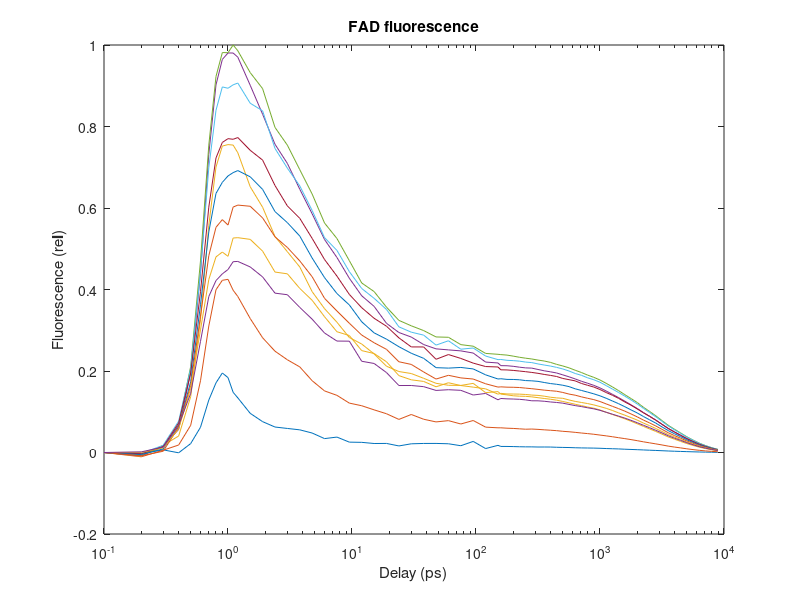
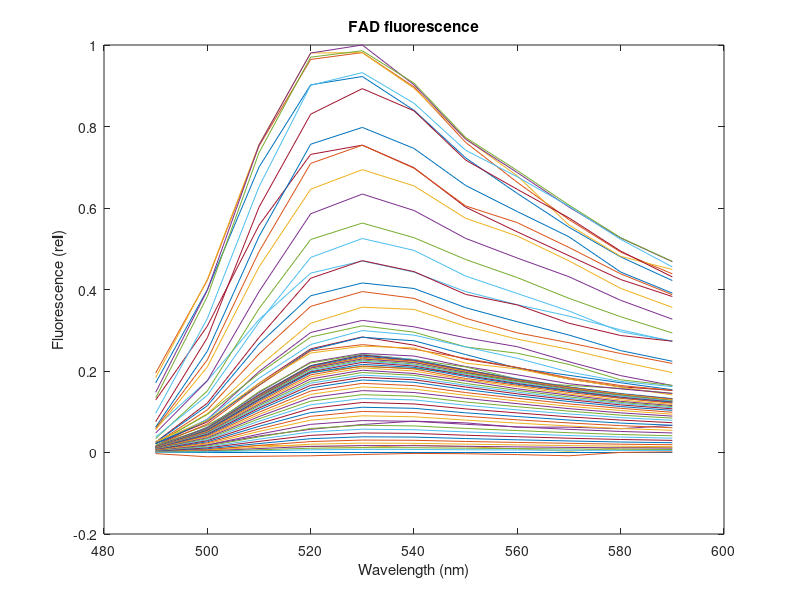

Reproduce these figures in MATLAB, in order. (Note: this script raises an error after producing the figures.)
clear
fname = 'example3.mat';

%% Load data
load ('FAD_data.mat');
name = 'FAD fluorescence';
data_norm = data/max(max(data));
figure, semilogx(delay, data_norm) % Fig 5A
xlabel('Delay (ps)')
y_lab = 'Fluorescence (rel)';
ylabel(y_lab)
title(name)
figure, plot(wavelength, data_norm) % Fig 5B
wav_lab = 'Wavelength (nm)';
xlabel(wav_lab)
ylabel(y_lab)
title(name)

%% Determine instrument response function parameters
ropt = FOkin.RisefitOptions;
ropt.separate_norm = true;
ropt.elnet_lambda = 5.E-2;
ropt.maxiter = 300;
ropt.show_details = 3;
ropt.title_text = name;

fopt = FOkinOptions;
fopt.extension_lo = 0;
fopt.num_par_workers = Inf;
fopt.n_t0_knots = 4;
fopt.t0_range = [0.5, 1.2];
fopt.fwhm_range = [0.2, 0.4];

disp(['Running risefit for ''', name, '''...'])
[t0, fwhm] = FOkin.risefit(data, delay, wavelength, ropt, fopt);

%% Create a FOkin object
fokin = FOkin(data, delay, wavelength);
fokin.t0 = t0;
fokin.fwhm = fwhm;
fokin.name = name;
fokin.options = fopt;
save(fname, 'fokin')

%% Execute RCVnv in the 2D space of lambda end omega
load(fname)
lambda = [1.E-4, 1.E1];
omega = [1.E-8, 1];
maxiter = 400;
info.dummy = 'dummy'; % dummy input info

rng('shuffle') % shuffle random number generator

disp(['Running model selection for ''', fokin.name, '''...'])
selected_dual = fokin.select_model(lambda, omega, maxiter, info);
selected_dual.show() % Fig 6A

selected_dual.do_sections(.4, .5, 1) % thin slices for visualization in 1D
save(fname, 'fokin', 'selected_dual', '-append')

%% Recalculate RCVnv in the omega space with the optimal value of lambda
load(fname)
lambda = selected_dual.best_lambda; % optimal value of lambda
omega = [1.E-8, 1];
maxiter = 100;
info = selected_dual.info;
selected_omega = fokin.select_model(lambda, omega, maxiter, info);
selected_omega.count_support(100, 1, 1) % support size for visualization
selected_omega.show() % Fig 6B
save(fname, 'fokin', 'selected_omega', '-append')

%% Recalculate RCVnv in the lambda space with the optimal value of omega
load(fname)
lambda = [2.E-4, 2];
omega = selected_omega.best_omega; % optimal value of omega
maxiter = 100;
info = selected_omega.info;
selected_lambda = fokin.select_model(lambda, omega, maxiter, info);
selected_lambda.count_features(100, 1) % number of features
                                       % for visualization
selected_lambda.show() % Fig 6C
save(fname, 'fokin', 'selected_lambda', '-append')

%% Estimate the kinetic parameters
load(fname)
lambda = selected_lambda.best_lambda;
omega = selected_omega.best_omega;
optimizer = fokin.optimizer;
optimizer.lambda = lambda;
optimizer.omega = omega;
info = selected_lambda.info;
disp(['Estimating kinetic parameters for ''', fokin.name, '''...'])
fokin.optimize()
result = fokin.results(info);
result.show(520) % Fig 7A, S6 Fig A-C

discrete = result.discretize();
discrete.neglect(5.E-3)
discrete.options.smooth_val = 1.E-2; % deep copy of fokin.options
discrete.showd() % Fig 7B, Table 2
save(fname, 'fokin', 'discrete', '-append')

%% Execute exponential fitting
load(fname)
disp(['Executing exponential fitting for ''', fokin.name, '''...'])
discrete.do_expfit()
discrete.options.thread_colors =...
    [0.39 0.83 0.07   % green    
    0   0    1      % blue
    1    0    0      % red
    0.06 1    1      % cyan
    1    0    1      % magenta
    0.93 0.69 0.13   % gold
    0.64 0.08 0.18]; % brown
discrete.showexp(520) % Fig 7C, Table 2, Fig 7A blue arrows, S6 Fig D
save(fname, 'fokin', 'discrete', '-append')